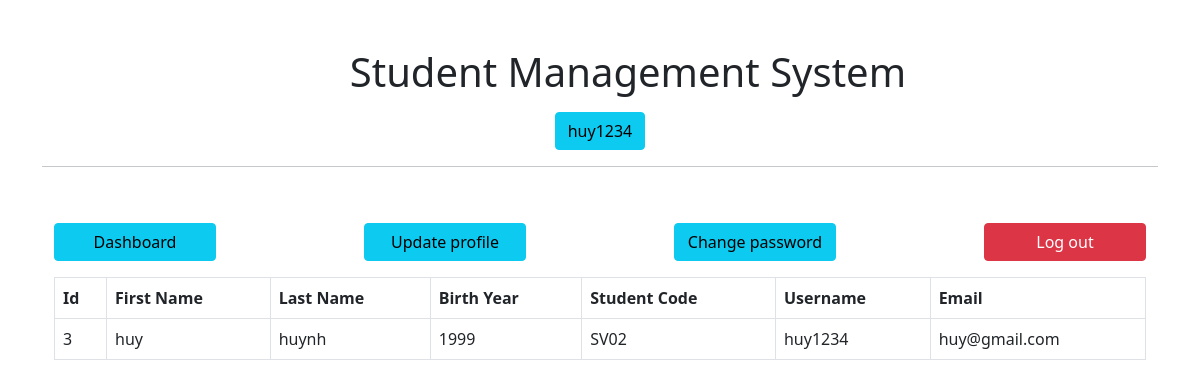
The page /user/dashboard (signed in) on the database its author committed.
### main.py (models this page shows, shortened)
class User(db.Model):
    id = db.Column(db.Integer, primary_key=True)
    fname = db.Column(db.String(255), nullable=False)
    lname = db.Column(db.String(255), nullable=False)
    email = db.Column(db.String(255), nullable=False)
    student_code = db.Column(db.String(50), nullable=True)
    birth_year = db.Column(db.Integer, nullable=True)
    username = db.Column(db.String(255), nullable=False)
    password = db.Column(db.String(255), nullable=False)
    role = db.Column(db.String(50), default='user', nullable=False)  # Thêm cột role
    status = db.Column(db.Integer, default=0, nullable=False)
    id_class = db.Column(db.Integer, db.ForeignKey('class.id_class'), nullable=True)

### main.py (the view)
@app.route('/user/dashboard')
def userDashboard():
    if not session.get('user_id'):
        return redirect('/user/')
    user = User.query.get(session.get('user_id'))
    if user.role != "user":
        flash("Access denied: You are not authorized to access this page.", "danger")
        return redirect('/user/')
    return render_template('user/dashboard.html', title="User Dashboard", users=user)

### templates/user/dashboard.html (shortened to what this page needs)
{% extends "user/layout.html" %}
{% block content %}
<div class="container">
    {% include 'user/navbar.html' %}
    <div class="container">
        <div class="my-2">
            <div class="table-responsive">
                <table class="table table-bordered">
                    <thead>
                        <tr>
                            <th>Id</th>
                            <th>First Name</th>
                            <th>Last Name</th>
                            <th>Birth Year</th>
                            <th>Student Code</th>
                            <th>Username</th>
                            <th>Email</th>
                        </tr>
                    </thead>
                    <tbody>
                        <tr>
                            <td>{{users.id}}</td>
                            <td>{{users.fname}}</td>
                            <td>{{users.lname}}</td>
                            <td>{{users.birth_year}}</td>
                            <td>{{users.student_code}}</td>
                            <td>{{users.username}}</td>
                            <td>{{users.email}}</td>
                        </tr>
                    </tbody>
                </table>
            </div>
        </div>
    </div>
</div>
{% endblock content %}

### templates/user/layout.html (shortened to what this page needs)
<!DOCTYPE html>
<html lang="en">
<head>
    <link href="https://cdn.jsdelivr.net/npm/bootstrap@5.0.2/dist/css/bootstrap.min.css" rel="stylesheet"
>
</head>
<body>
    <div class="container my-5">
        <div class="d-flex justify-content-center align-items-center">
            <h1>Student Management System</h1>
        </div>
        <div class="text-center my-2">
            {% if session.get('user_id') %}
            <a href="/user/dashboard" class="btn btn-info">{{session.username}}</a>
            {% endif %}
        </div>
        <hr>
    </div>
    {% block content %} {% endblock content %}
</body>
</html>

### rows shown on the page
User: username "huy1234", id "3", fname "huy", lname "huynh", birth_year "1999", student_code "SV02", email "huy@gmail.com"
